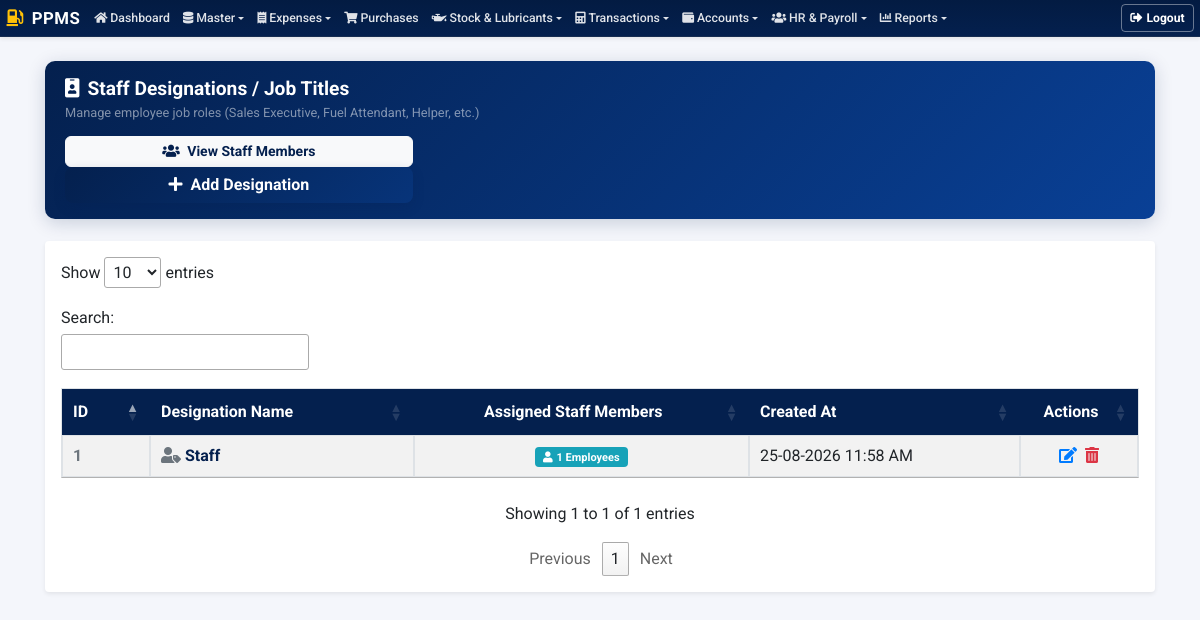
/staff/staff-roles-list.php (signed in), run on the app's committed database.
### tables this page shows
CREATE TABLE `tbl_staff_roles` (
  `id` int(11) NOT NULL,
  `name` varchar(128) NOT NULL,
  `created_at` timestamp NOT NULL DEFAULT current_timestamp(),
  `updated_at` timestamp NOT NULL DEFAULT current_timestamp() ON UPDATE current_timestamp(),
  `deleted_at` datetime DEFAULT NULL
);

### include/permissions.php (called while the page is built, shortened)
<?php
require_once __DIR__ . '/config.php';
function has_permission($module_slug, $action) {
    global $connection;
    $user_id = intval($_SESSION['loggedInUser']);
    $user_res = mysqli_query($connection, "SELECT type, role_id FROM tbl_accounts WHERE id = '$user_id' LIMIT 1");
    if (!$user_res || !($user = mysqli_fetch_assoc($user_res))) {
        return false;
    }
    if (strtolower(trim($user['type'] ?? '')) === 'admin') {
        return true;
    }
    return false;
}
?>

### staff/staff-roles-list.php (the view, shortened to what this page needs)
<?php
require '../include/config.php';
require '../include/permissions.php';
?>
<!DOCTYPE html>
<html lang="en">
<head>
    <link rel="stylesheet" href="https://stackpath.bootstrapcdn.com/bootstrap/4.3.1/css/bootstrap.min.css">
    <link rel="stylesheet" href="https://cdnjs.cloudflare.com/ajax/libs/font-awesome/5.11.2/css/all.min.css">
    <link rel="stylesheet" href="https://cdn.datatables.net/1.10.20/css/jquery.dataTables.min.css">
    <link rel="stylesheet" href="../include/style.css?v=1.0.1">
</head>
<body>
<?php include('../include/navbar.php');?>
<main class="main">
    <div class="container pt-4 pb-4">
        <div class="page-header">
            <div>
                <h4><i class="fas fa-id-badge mr-2"></i>Staff Designations / Job Titles</h4>
                <small class="text-white-50">Manage employee job roles (Sales Executive, Fuel Attendant, Helper, etc.)</small>
            </div>
            <div>
                <a href="staff-list.php" class="btn btn-sm btn-light font-weight-bold mr-2" style="border-radius:6px; color:#04204e;">
                    <i class="fas fa-users mr-1"></i> View Staff Members
                </a>
                <?php if (has_permission('staff', 'add')): ?>
                <a href="add-staff-role.php" class="btn btn-primary font-weight-bold" style="border-radius:8px;">
                    <i class="fas fa-plus mr-1"></i> Add Designation
                </a>
                <?php endif; ?>
            </div>
        </div>
        <div class="table-responsive bg-white p-3 rounded shadow-sm">
            <table id="staffRolesTable" class="table table-striped table-bordered">
                <thead>
                    <tr>
                        <th style="width: 50px;">ID</th>
                        <th>Designation Name</th>
                        <th style="text-align: center;">Assigned Staff Members</th>
                        <th>Created At</th>
                        <th style="text-align: center; width: 80px;">Actions</th>
                    </tr>
                </thead>
                <tbody>
                    <?php
                    $sql = "SELECT sr.*,
                                   (SELECT COUNT(*) FROM tbl_staff s WHERE s.role_id = sr.id) as staff_count
                            FROM tbl_staff_roles sr
                            WHERE sr.deleted_at IS NULL
                            ORDER BY sr.id ASC";
                    $result = mysqli_query($connection, $sql);
                    if ($result && mysqli_num_rows($result) > 0) {
                        while ($row = mysqli_fetch_assoc($result)) {
                            $canEdit = has_permission('staff', 'edit');
                            $canDelete = has_permission('staff', 'delete');
                            $nameDisplay = $canEdit
                                ? '<a href="edit-staff-role.php?id='.$row['id'].'" class="font-weight-bold" style="color: var(--primary-color);"><i class="fas fa-user-tag mr-1 text-muted"></i>'.htmlspecialchars($row['name']).'</a>'
                                : '<strong>'.htmlspecialchars($row['name']).'</strong>';
                            echo '<tr>
                                <td class="font-weight-bold text-muted">'.$row['id'].'</td>
                                <td>'.$nameDisplay.'</td>
                                <td class="text-center">
                                    <span class="badge badge-info px-2 py-1" style="font-size:11px;">
                                        <i class="fas fa-user mr-1"></i>'.$row['staff_count'].' Employees
                                    </span>
                                </td>
                                <td>'.date("d-m-Y h:i A", strtotime($row['created_at'])).'</td>
                                <td class="text-center">';
                            if ($canEdit) {
                                echo '<a href="edit-staff-role.php?id='.$row['id'].'" class="text-primary mr-2" title="Edit Designation"><i class="fas fa-edit" style="font-size: 16px;"></i></a>';
                            }
                            if ($canDelete) {
                                echo '<a class="text-danger" onclick="deleteStaffRole('.$row['id'].')" title="Delete Designation" style="cursor:pointer;"><i class="fas fa-trash-alt" style="font-size: 16px;"></i></a>';
                            }
                            echo '</td>
                            </tr>';
                        }
                    }
                    ?>
                </tbody>
            </table>
        </div>
    </div>
</main>
</body>
</html>

### include/style.css (style rules this page uses)
:root { --primary-color: #04204e; --primary-hover: #07347a; --primary-light: #e6f0fa; --primary-gradient: linear-gradient(135deg, var(--primary-color) 0%, #07347a 100%); --gradient-header: linear-gradient(135deg, var(--primary-color) 0%, #094096 100%); --navy-glass: rgba(4, 32, 78, 0.96); }
body { font-family: 'Roboto', sans-serif; background-color: #f4f6fb; color: #212529; overflow-x: hidden; }
@media (max-width: 1240px) { .page-header { padding: 16px 20px !important; flex-direction: column !important; align-items: flex-start !important; gap: 12px; } }
@media (max-width: 1240px) { .page-header h4, .page-header h2 { font-size: 1.2rem !important; } }
@media (max-width: 1240px) { .page-header .btn { width: 100%; text-align: center; } }
@media (max-width: 1240px) { .table-responsive { -webkit-overflow-scrolling: touch; border-radius: 8px; margin-bottom: 1rem; width: 100%; overflow-x: auto; } }
.btn-primary { background-color: #04204e !important; background: var(--primary-gradient) !important; border: none !important; color: #ffffff !important; box-shadow: 0 4px 12px rgba(4, 32, 78, 0.2); transition: all 0.2s ease; }
table thead th, .table thead th { background-color: #04204e !important; color: #ffffff !important; border-color: #04204e !important; vertical-align: middle !important; }

### staff/staff-roles-list.php (style rules this page uses)
body { background: #f4f6fb; font-family: 'Roboto', sans-serif; }
.page-header { background: var(--gradient-header); color: #fff; padding: 18px 28px; border-radius: 10px; margin-bottom: 22px; display: flex; align-items: center; justify-content: space-between; box-shadow: 0 4px 18px rgba(4,32,78,0.18); }
.page-header h4 { margin: 0; font-weight: 700; font-size: 1.3rem; }
.btn-primary { background: var(--primary-gradient) !important; border: none !important; color: #fff !important; }
#staffRolesTable thead th { background: var(--primary-color) !important; color: #fff !important; white-space: nowrap; }

### data on the page
tbl_staff_roles: id "1", name "Staff", staff_count "1", created_at "25-08-2026 11:58 AM"
